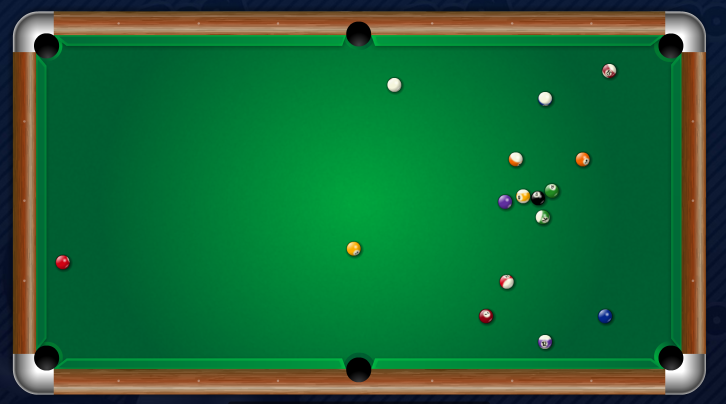
#> input picture pool_table_detection/images/image2.png, 1452 x 807 px (shown at 1/2 size)
$ python pool_table_detection_final.py --image images/image2.png   (older library calls are emulated)
#> lines starting #> are read from the running program, lines starting #| are printed output that depends on the picture; after the words box and inside, x2 and y2 are one past the last pixel; in counts of white or black regions, pixels touching at a corner belong together
# USAGE
# python pool_table_detection.py --image images/image2.png

# import the necessary packages
import argparse
import cv2
import imutils
import numpy as np


def auto_canny(image, sigma=0.33):
	# compute the median of the single channel pixel intensities
	v = np.median(image)

	# apply automatic Canny edge detection using the computed median
	lower = int(max(0, (1.0 - sigma) * v))
	upper = int(min(255, (1.0 + sigma) * v))
	edged = cv2.Canny(image, lower, upper)

	# return the edged image
	return edged

# [13 lines left out: function draw_table_edges, not called in this run]

def draw_balls(input_img, contours_list, color=(0,0,255), thickness=1):
	output_img = input_img.copy()
	for idx, c_info in enumerate(contours_list):
		((x, y), radius) = cv2.minEnclosingCircle(c_info[0])
		#M = cv2.moments(c)
		#center = (int(M["m10"] / M["m00"]), int(M["m01"] / M["m00"]))
		if radius > 5:
			# draw the circle and centroid on the frame,
			# then update the list of tracked points
			cv2.circle(output_img, (int(x), int(y)), int(radius),
				color, thickness)
			#cv2.circle(output_img, center, 5, (0, 0, 255), -1)

	return output_img

# [14 lines left out: function draw_contours, not called in this run]

def get_contours(input_img, min_contour_area=10.0):

	contour, hier = cv2.findContours(input_img,cv2.RETR_CCOMP,cv2.CHAIN_APPROX_SIMPLE)

	contour_info = []
	num_nonzeroarea_cnts = 0
	num_zeroarea_cnts = 0
	for c in contour:
		if (cv2.contourArea(c) >= min_contour_area):
			num_nonzeroarea_cnts += 1
			contour_info.append((
				c,
				cv2.isContourConvex(c),
				cv2.contourArea(c),
			))
		else:
			num_zeroarea_cnts += 1

	contour_info = sorted(contour_info, key=lambda c: c[2], reverse=True)
	return contour_info

def detect_lines(input_img, threshold=200, color=(0,0,255), thickness=1, debug=False):
	output_img = input_img.copy()
	gray = cv2.cvtColor(image, cv2.COLOR_BGR2GRAY)
	blurred = cv2.bilateralFilter(gray, 5, 15, 15)
	autocanny = auto_canny(blurred)
	(h, w) = input_img.shape[:2]
	x1_top, x1_bottom, x1_left, x2_left = 0,0,0,0
	y1_top, y1_left, y2_top, y1_right = 0,0,0,0
	x2_top, x2_bottom, x1_right, x2_right = w,w,w,w
	y1_bottom, y2_bottom, y2_left, y2_right = h,h,h,h

	lines = cv2.HoughLines(autocanny,1,np.pi/180,threshold)
	for elem in lines:
		for rho,theta in elem:
			a = np.cos(theta)
			b = np.sin(theta)
			x0 = a*rho
			y0 = b*rho
			x1 = int(x0 + 1000*(-b))
			y1 = int(y0 + 1000*(a))
			x2 = int(x0 - 1000*(-b))
			y2 = int(y0 - 1000*(a))
			a_new = np.float("{:.2f}".format(abs(a)))
			b_new = np.float("{:.2f}".format(abs(b)))
			if ((a_new == 1.00) and (b_new == 0.00)):
				# vertical line
				#cv2.line(output_img,(x1,y1),(x2,y2),color,thickness)
				# find out if this vertical line is closer to left or right edge
				if (max(x1,x2) < (w/2)):
					# closer to left edge
					if (max(x1,x2) > max(x1_left, x2_left)):
						x1_left, x2_left = max(x1,x2), max(x1,x2)
						y1_left, y2_left = y1, y2
				else:
					#closer to right edge
					if (min(x1,x2) < min(x1_right, x2_right)):
						x1_right, x2_right = min(x1,x2), min(x1,x2)
						y1_right, y2_right = y1, y2
			elif ((a_new == 0.00) and (b_new == 1.00)):
				# horizontal line
				#cv2.line(output_img,(x1,y1),(x2,y2),color,thickness)
				# find out if this horizontal line is closer to top or bottom edge
				if (max(y1,y2) < (h/2)):
					# closer to top edge
					if (max(y1,y2) > max(y1_top, y2_top)):
						y1_top, y2_top = max(y1,y2), max(y1,y2)
						x1_top, x2_top = x1, x2
				else:
					#closer to bottom edge
					if (min(y1,y2) < min(y1_bottom, y2_bottom)):
						y1_bottom, y2_bottom = min(y1,y2), min(y1,y2)
						x1_bottom, x2_bottom = x1, x2

			if (debug):
				tmpArea = np.zeros(input_img.shape)
				cv2.line(tmpArea,(x1,y1),(x2,y2),color,thickness)
				label = "rho={}, sintheta={:.2f}, costheta={:.2f}, x1={} y1={}, x2={}, y2={}".format(rho,b,a,x1,y1,x2,y2)
				cv2.putText(tmpArea, label, (100, 200),				cv2.FONT_HERSHEY_SIMPLEX, 0.5, color, thickness)
				cv2.imshow("tmpArea", tmpArea)
				key = cv2.waitKey(0)
				if key == 27:
					debug = False

	cv2.line(output_img,(x1_top,y1_top),(x2_top,y2_top),(255,0,0),thickness)
	cv2.line(output_img,(x1_bottom,y1_bottom),(x2_bottom,y2_bottom),(255,0,0),thickness)
	cv2.line(output_img,(x1_left,y1_left),(x2_left,y2_left),(255,0,0),thickness)
	cv2.line(output_img,(x1_right,y1_right),(x2_right,y2_right),(255,0,0),thickness)

	return output_img;

# [21 lines left out: function detect_circles, not called in this run]


def get_image_mask(input_img, hsv_lower, hsv_upper):
	# define the lower and upper boundaries of the "green"
	# ball in the HSV color space, then initialize the
	# list of tracked points
	#hsv_lower = (67, 0, 0)
	#hsv_upper = (86, 255, 255)

	hsv_img = cv2.cvtColor(input_img, cv2.COLOR_BGR2HSV)

	# construct a mask for the color "green", then perform
	# a series of dilations and erosions to remove any small
	# blobs left in the mask
	img_mask = cv2.inRange(hsv_img, hsv_lower, hsv_upper)
	#cv2.imshow("img_mask", img_mask)
	return img_mask

# construct the argument parser and parse the arguments
ap = argparse.ArgumentParser()
ap.add_argument("-i", "--image", type=str, required=True,
	help="path to input image")
args = vars(ap.parse_args())

# load the input image and grab its dimensions
image = cv2.imread(args["image"])
#> image is the input picture: shape (807, 1452, 3); mean B, G, R 54.3, 103.4, 26.8
(H, W) = image.shape[:2]
image = imutils.resize(image, width=800)
#> image: shape (444, 800, 3)

# convert the image to grayscale, blur it, and perform Canny
# edge detection
print("[INFO] performing Canny edge detection...")
gray = cv2.cvtColor(image, cv2.COLOR_BGR2GRAY)
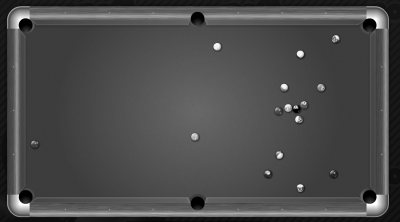
#> gray: shape (444, 800) (shown at 1/2 size); min 0, max 255, mean 74.9
#blurred = gray
#blurred = cv2.GaussianBlur(gray, (5, 5), 0)
# cv.bilateralFilter() is highly effective in noise removal while keeping edges sharp
blurred = cv2.bilateralFilter(gray, 5, 15, 15)
canny_img = cv2.Canny(blurred, 30, 150)
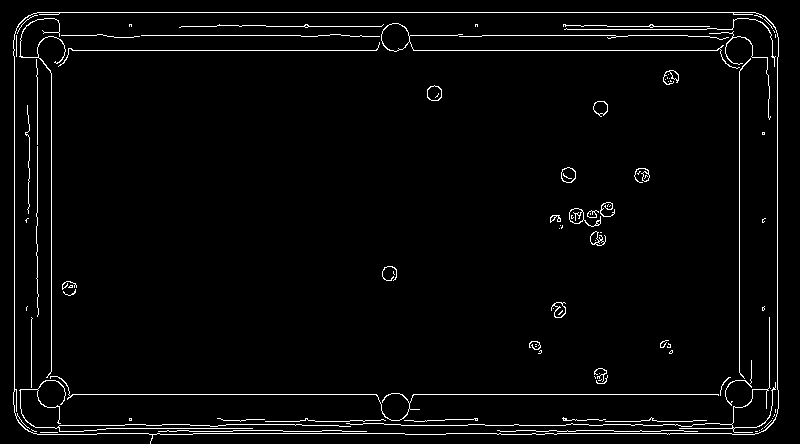
#> canny_img: shape (444, 800); 2.9% white in thin lines or dots
autocanny = auto_canny(blurred)
#> in auto_canny, `v = np.median(image)`: v = 74
#> in auto_canny, `lower = int(max(0, (1.0 - sigma) * v))`: lower = 49
#> in auto_canny, `upper = int(min(255, (1.0 + sigma) * v))`: upper = 98
#> in auto_canny, `edged = cv2.Canny(image, lower, upper)`:
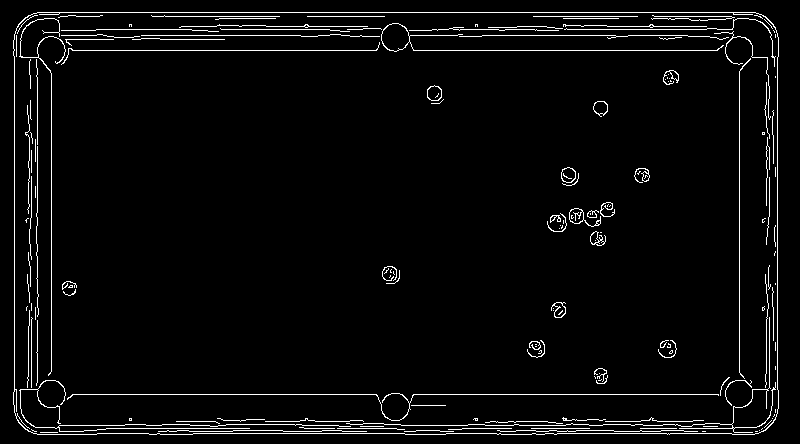
#> edged: shape (444, 800); 3.7% white in thin lines or dots

cv2.imshow("Input", image)
# [4 lines of commented-out code are left out]

balls_mask = get_image_mask(image, (67, 0, 0), (86, 255, 255))
#> in get_image_mask, `img_mask = cv2.inRange(hsv_img, hsv_lower, hsv_upper)`:
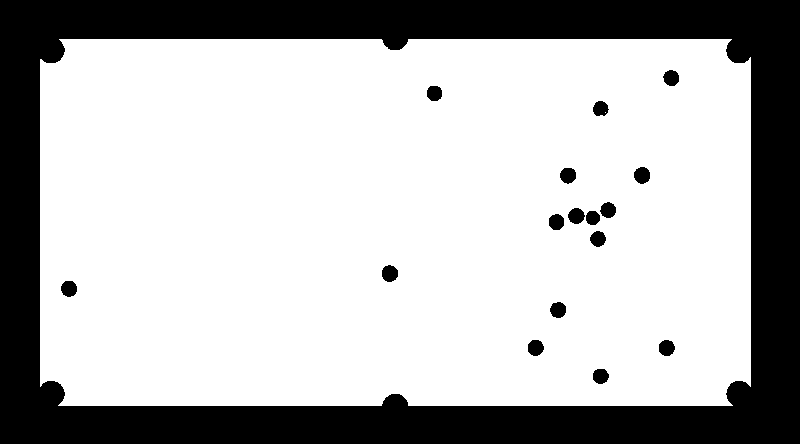
#> img_mask: shape (444, 800); 71.9% white; 17 black regions, largest, box (x1, y1, x2, y2) and area: (0, 0, 800, 444) 96831, (382, 265, 398, 282) 215, (634, 167, 650, 184) 214
table_edges_mask = get_image_mask(image, (67, 0, 116), (86, 255, 255))
#> call 2 of get_image_mask, with hsv_lower = (67, 0, 116), hsv_upper = (86, 255, 255)
#> in get_image_mask (call 2), `img_mask = cv2.inRange(hsv_img, hsv_lower, hsv_upper)`:
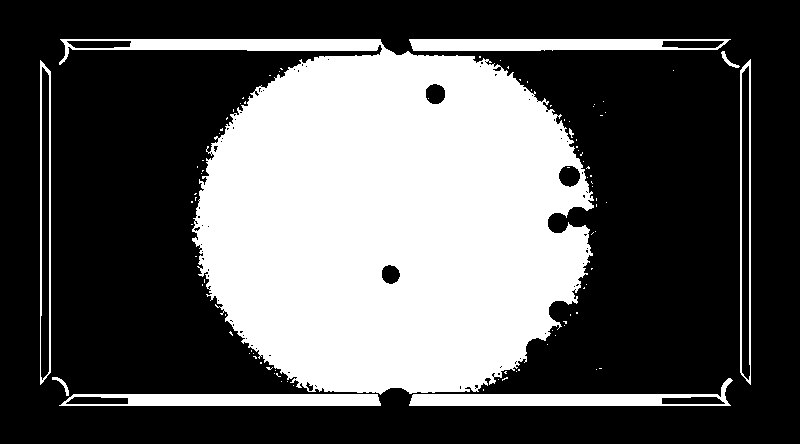
#> img_mask: shape (444, 800); 35% white; 94 white regions (85 under 20 px)

#cv2.imshow("balls_mask", balls_mask)
#cv2.imshow("table_edges_mask", table_edges_mask)

ball_contours = get_contours(balls_mask)
#> in get_contours, `contour, hier = cv2.findContours(input_img,cv2.RETR_CCOMP,cv2.CHAIN_AP..`: contour = 18 contours, 1 with area under 20; largest, box (x1, y1, x2, y2) and area: (40, 39, 751, 406) 257276, (381, 264, 399, 283) 238, (633, 166, 651, 185) 238, (60, 280, 78, 298) 228, (658, 339, 676, 357) 227
#> the loop in get_contours, `for c in contour:` made 18 passes
#> (c, num_zeroarea_cnts) on pass 1: ([[605, 112]], 1)
#> after the loop in get_contours, `for c in contour:`: contour_info = 17 items; num_nonzeroarea_cnts = 17; num_zeroarea_cnts = 1
#> ball_contours = 17 items
ball_contours_final = list()
num_balls_found = 0
for c in ball_contours:
		if (c[2] <= 300):
			num_balls_found += 1
			ball_contours_final.append(c)
#> this loop made 17 passes
#> after the loop, ball_contours_final = 16 items; num_balls_found = 16
print("Found "+str(num_balls_found)+" balls in the image")
#| Found 16 balls in the image

ball_image = draw_balls(image, ball_contours_final,(255,0,0),-1)
#> the loop in draw_balls, `for idx, c_info in enumerate(contours_list):` made 16 passes
#> (x, y, radius) on passes 1 to 8: (389.3, 273.1, 9.2), (641.7, 174.9, 9.22), (68.62, 288.2, 8.95), (666.2, 347.5, 8.93), (535.2, 347.4, 8.96), (575.9, 215.5, 9.07), (557.8, 309.5, 8.92), (567.7, 175.1, 8.93)
#> after the loop in draw_balls, `for idx, c_info in enumerate(contours_list):`:
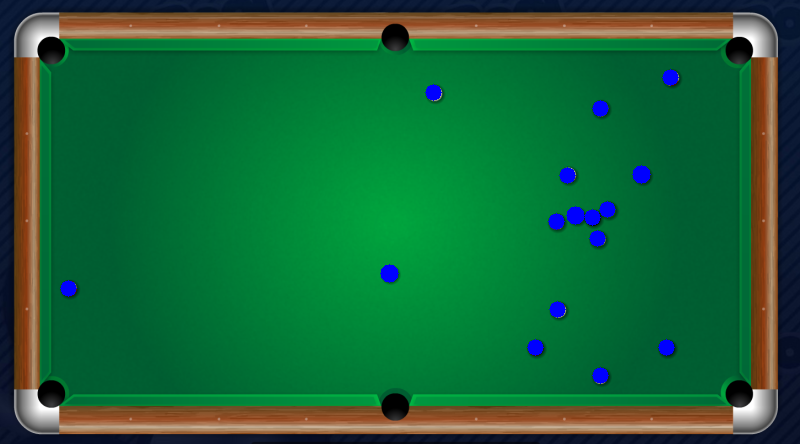
#> output_img: shape (444, 800, 3); mean B, G, R 55.7, 102.2, 25.4

table_edges_image3 = detect_lines(ball_image, threshold=100, thickness=2, debug=False)
#> in detect_lines, `lines = cv2.HoughLines(autocanny,1,np.pi/180,threshold)`: lines = 99 rows, first 8: [12, 1.57], [394, 1.57], [50, 1.57], [433, 1.57], [29, 1.57], [35, 1.57], [428, 1.57], [16, 1.57]
#> the loop in detect_lines, `for elem in lines:` made 99 passes
#> after the loop in detect_lines, `for elem in lines:`: debug = False; x1_bottom = -1000; x1_left = 51; x1_right = 739; x1_top = -1000; x2_bottom = 999; x2_left = 51; x2_right = 739; x2_top = 999; y1_bottom = 393; y1_left = 1000; y1_top = 50; y2_bottom = 393; y2_left = -1000; y2_top = 50
#> in detect_lines, `cv2.line(output_img,(x1_right,y1_right),(x2_right,y2_right),(255,0,0),..`:
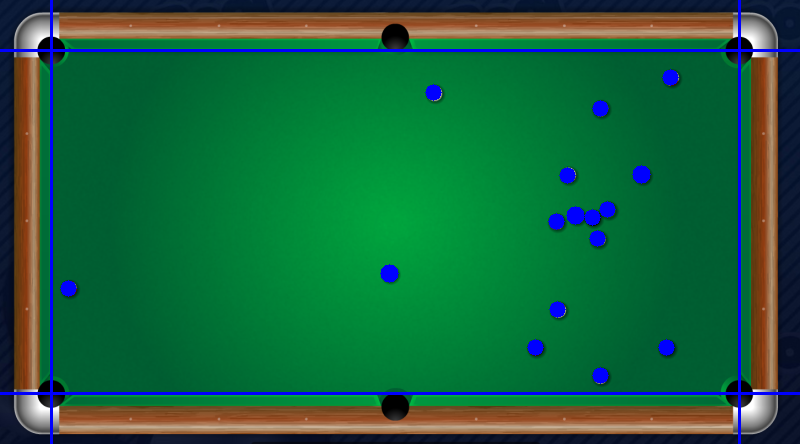
#> output_img: shape (444, 800, 3); mean B, G, R 59.9, 100.1, 25.1
#cv2.imshow("balls", ball_image)
#cv2.imshow("table edges3", table_edges_image3)
cv2.imshow("table edges & balls", table_edges_image3)
filename = args["image"].split('.')
cv2.imwrite(filename[0]+"_processed."+filename[1],table_edges_image3)

cv2.waitKey(0)
cv2.destroyAllWindows()

$ run again, with pool_table_detection/images/image1.png copied over pool_table_detection/images/image2.png
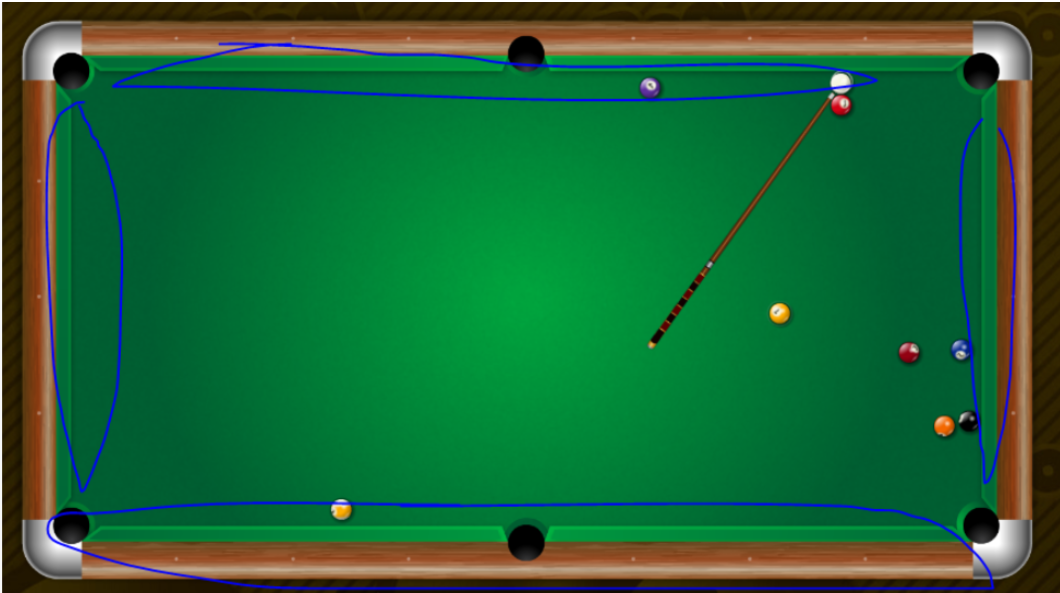
#> input picture pool_table_detection/images/image1.png, 1060 x 593 px
#> image is the input picture: shape (593, 1060, 3); mean B, G, R 54.4, 102.8, 30.1
#> image: shape (447, 800, 3)
#> `canny_img = cv2.Canny(blurred, 30, 150)`:
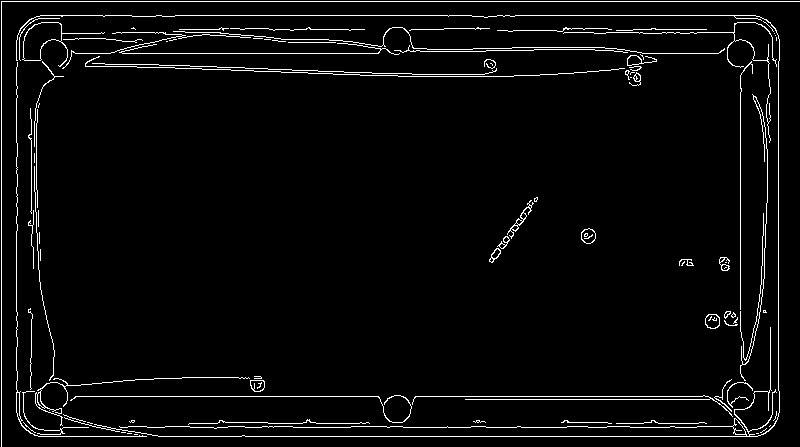
#> canny_img: shape (447, 800); 3.7% white in thin lines or dots
#> v = 73
#> lower = 48
#> upper = 97
#> edged: shape (447, 800); 4.6% white in thin lines or dots
#> hsv_img: shape (447, 800, 3); mean H, S, V 59.8, 230.8, 115
#> img_mask: shape (447, 800); 69% white; 4 black regions, box (x1, y1, x2, y2) and area: (0, 0, 800, 447) 110340, (580, 228, 597, 245) 232, (705, 313, 721, 329) 218, (678, 258, 694, 274) 210
#> img_mask: shape (447, 800); 33.9% white; 89 white regions (70 under 20 px)
#> contour = 11 contours, 1 with area under 20; largest, box (x1, y1, x2, y2) and area: (42, 42, 753, 408) 207873, (60, 381, 724, 408) 15168, (93, 41, 633, 74) 10926, (42, 80, 90, 367) 10114, (488, 198, 537, 264) 494
#> the loop in get_contours, `for c in contour:` made 11 passes
#> (c, num_zeroarea_cnts) on pass 2: ([[724, 265]], 1)
#> after the loop in get_contours, `for c in contour:`: contour_info = 10 items; num_nonzeroarea_cnts = 10; num_zeroarea_cnts = 1
#> ball_contours = 10 items
#> the loop `for c in ball_contours:` made 10 passes
#> after the loop `for c in ball_contours:`: ball_contours_final = 5 items; num_balls_found = 5
#| Found 5 balls in the image
#> the loop in draw_balls, `for idx, c_info in enumerate(contours_list):` made 5 passes
#> (x, y, radius) on passes 1 to 5: (588, 235.8, 9.42), (712.2, 320.5, 9.32), (685.5, 265.3, 9.03), (646, 57.5, 9.34), (371, 43.5, 14.08)
#> lines = 163 rows, first 8: [1, 1.57], [436, 1.57], [15, 1.57], [396, 1.57], [53, 1.57], [1, 0], [427, 1.57], [32, 1.57]
#> the loop in detect_lines, `for elem in lines:` made 163 passes
#> after the loop in detect_lines, `for elem in lines:`: debug = False; x1_bottom = -1000; x1_left = 53; x1_right = 740; x1_top = -1000; x2_bottom = 999; x2_left = 53; x2_right = 740; x2_top = 999; y1_bottom = 377; y1_left = 1000; y1_top = 76; y2_bottom = 377; y2_left = -1000; y2_top = 76
#> in detect_lines, `cv2.line(output_img,(x1_right,y1_right),(x2_right,y2_right),(255,0,0),..`:
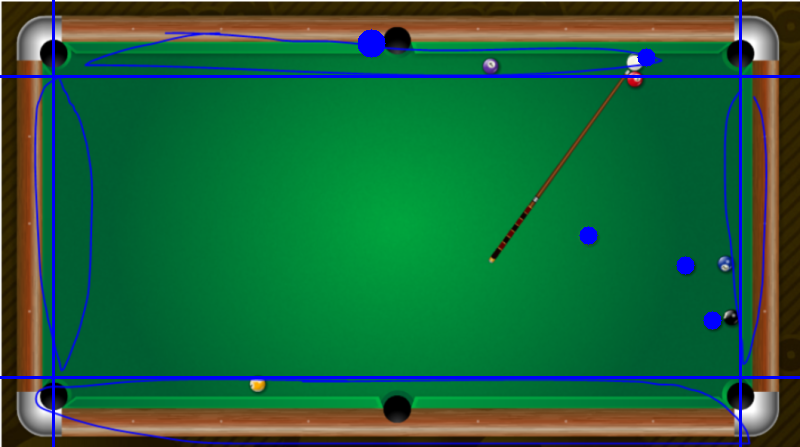
#> output_img: shape (447, 800, 3); mean B, G, R 59.2, 100.3, 29.3
